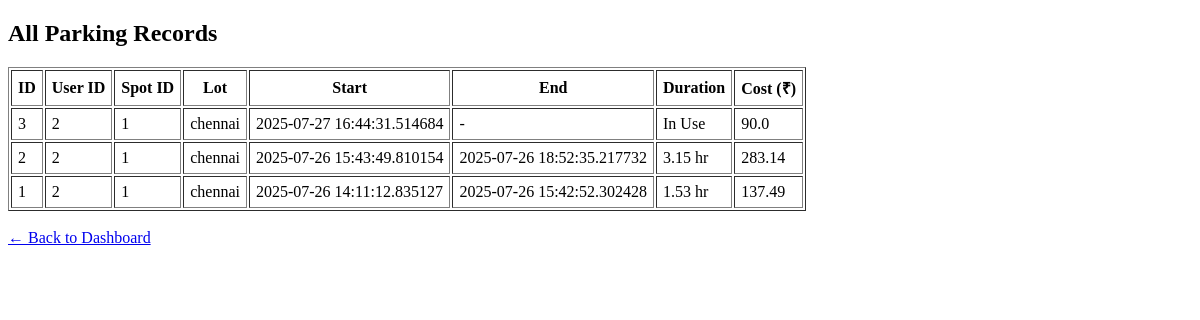
The app's page /admin/reservations, older data.
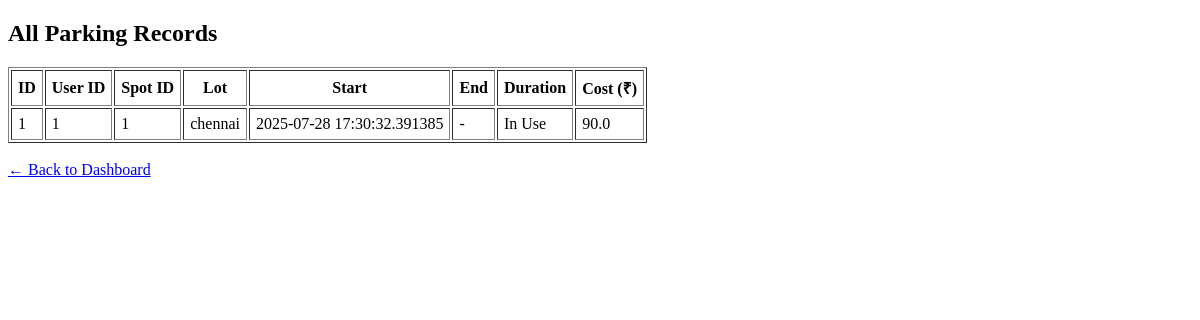
The same page, newer data.
### models/model.py (models this page shows)
class Reservation(db.Model):
    id = db.Column(db.Integer, primary_key=True)
    spot_id = db.Column(db.Integer, db.ForeignKey('parking_spot.id'), nullable=False)
    user_id = db.Column(db.Integer, db.ForeignKey('user.id'), nullable=False)
    parking_timestamp = db.Column(db.DateTime, default=datetime.utcnow)
    leaving_timestamp = db.Column(db.DateTime, nullable=True)
    parking_cost = db.Column(db.Float)

class ParkingLot(db.Model):
    id = db.Column(db.Integer, primary_key=True)
    prime_location_name = db.Column(db.String(100), nullable=False)
    price_per_hour = db.Column(db.Float, nullable=False)
    address = db.Column(db.String(200))
    pin_code = db.Column(db.String(10))
    maximum_number_of_spots = db.Column(db.Integer, nullable=False)
    spots = db.relationship('ParkingSpot', backref='lot', cascade='all, delete', lazy=True)

### controllers/admin_routes.py (the view)
    @app.route("/admin/reservations")
    def all_reservations():
        reservations = Reservation.query.order_by(Reservation.parking_timestamp.desc()).all()
        return render_template("all_reservations.html", reservations=reservations)

### templates/all_reservations.html (shortened to what this page needs)
<!DOCTYPE html>
<html>
<head>
</head>
<body>
    <h2>All Parking Records</h2>
    <table border="1" cellpadding="6">
        <tr>
            <th>ID</th>
            <th>User ID</th>
            <th>Spot ID</th>
            <th>Lot</th>
            <th>Start</th>
            <th>End</th>
            <th>Duration</th>
            <th>Cost (₹)</th>
        </tr>
        {% for r in reservations %}
        <tr>
            <td>{{ r.id }}</td>
            <td>{{ r.user_id }}</td>
            <td>{{ r.spot_id }}</td>
            <td>{{ r.spot.lot.prime_location_name }}</td>
            <td>{{ r.parking_timestamp }}</td>
            <td>{{ r.leaving_timestamp or "-" }}</td>
            <td>
                {% if r.leaving_timestamp %}
                    {% set duration = (r.leaving_timestamp - r.parking_timestamp).total_seconds() / 3600 %}
                    {{ duration|round(2) }} hr
                {% else %}
                    In Use
                {% endif %}
            </td>
            <td>{{ r.parking_cost or "-" }}</td>
        </tr>
        {% endfor %}
    </table>
    <br><a href="/admin">← Back to Dashboard</a>
</body>
</html>

Row changes from the older to the newer data that the page shows:
removed Reservation: id "3", user_id "2", spot_id "1", spot.lot.prime_location_name "chennai", parking_timestamp "2025-07-27 16:44:31.514684", leaving_timestamp "-", shows "In Use", parking_cost "90.0"
removed Reservation: id "2", user_id "2", spot_id "1", spot.lot.prime_location_name "chennai", parking_timestamp "2025-07-26 15:43:49.810154", leaving_timestamp "2025-07-26 18:52:35.217732", duration "3.15", parking_cost "283.14"
changed Reservation "chennai": user_id "2" → "1"; parking_timestamp "2025-07-26 14:11:12.835127" → "2025-07-28 17:30:32.391385"; leaving_timestamp "2025-07-26 15:42:52.302428" → "-"; parking_cost "137.49" → "90.0"; duration "1.53" → (not shown); leaving_timestamp "hr" → "In Use"
